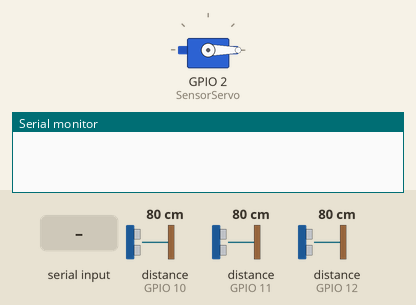
Recording of a sketch running on a simulated ESP32. Parts: servo, the last lines printed to the serial monitor. The inputs (shaded band) are chosen by the test bench; at power-on: distance to the obstacle (sensors on GPIO 10, GPIO 11, GPIO 12) 80 cm. The echo pulse lasts 58.3 µs per cm.

Above: at 1.2 s.
1.3 s: "I" received over Serial
At 2.45 s:
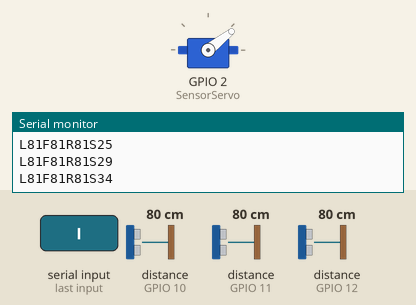
At 3.08 s:
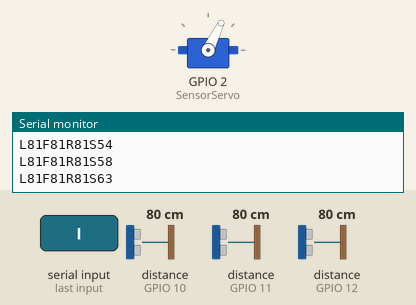
4.3 s: distance to the obstacle (sensor on GPIO 10) set to 2 cm
At 4.63 s:
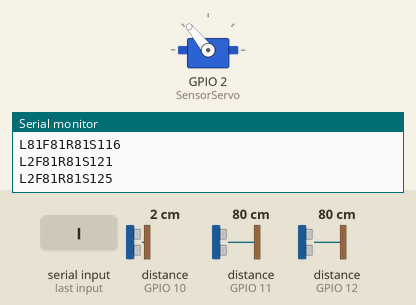
7.3 s: distance to the obstacle (sensor on GPIO 11) set to 2 cm
At 7.48 s:
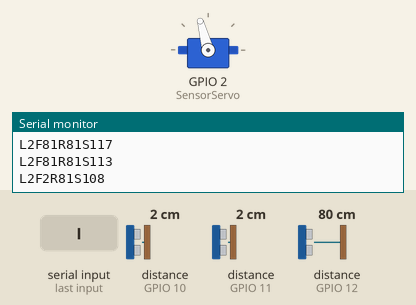
10.3 s: distance to the obstacle (sensor on GPIO 12) set to 2 cm
13.3 s: distance to the obstacle (sensor on GPIO 10) set to 18 cm
16.3 s: distance to the obstacle (sensor on GPIO 10) set to 60 cm
Timing chart, 0 to 20.3 s (numbered marks = the images above; inputs shaded):
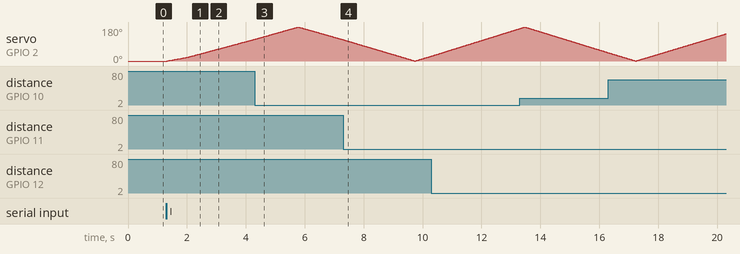

The sketch:

SensorRig1.ino
```cpp
#include <Servo.h>
#include <NewPing.h>

#define SONAR_NUM     3  // Number or sensors.
#define MAX_DISTANCE 200 // Max distance in cm.
#define PING_INTERVAL 33 // Milliseconds between pings.

unsigned long pingTimer[SONAR_NUM]; // When each pings.
unsigned int cm[SONAR_NUM]; // Store ping distances.
uint8_t currentSensor = 0; // Which sensor is active.
int TriggerPIN = 9;

NewPing sonar[SONAR_NUM] = { // Sensor object array.
  NewPing(TriggerPIN, 10, MAX_DISTANCE), //left
  NewPing(TriggerPIN, 11, MAX_DISTANCE), //front
  NewPing(TriggerPIN, 12, MAX_DISTANCE), //right
};

char delim[] = {
  'L',
  'F',
  'R',
  'S'
};

Servo SensorServo;

void setup() {
  Serial.begin(115200);

  SensorServo.attach(2);
  SensorServo.write(0);
  pingTimer[0] = millis() + 75; // First ping start in ms.
  for (uint8_t i = 1; i < SONAR_NUM; i++)
    pingTimer[i] = pingTimer[i - 1] + PING_INTERVAL;
}

void loop() {
  if (Serial.available()) {
    char start = Serial.read();
    if (start == 'I') {
      while(true) {
        clockwiseRotation();
        antiClockwiseRotation();
      }
    }
    // The rest of your code would go here.
  }
}

void clockwiseRotation() {
  for (int j = 0; j < 180; j++) {
    SensorServo.write(j);
    delay(20);
    collectSensorData(j);
  }
}

void antiClockwiseRotation() {
  for (int k = 180; k > 0; k--) {
    SensorServo.write(k);
    delay(20);
    collectSensorData(k);
  }
}

void collectSensorData(int servoAngle) {
  for (uint8_t i = 0; i < SONAR_NUM; i++) {
    if (millis() >= pingTimer[i]) {
      pingTimer[i] += PING_INTERVAL * SONAR_NUM;
      if (i == 0 && currentSensor == SONAR_NUM - 1)
        oneSensorCycle(servoAngle); // Do something with results.
      sonar[currentSensor].timer_stop();
      currentSensor = i;
      cm[currentSensor] = 0;
      sonar[currentSensor].ping_timer(echoCheck);
    }
  }
}

void echoCheck() { // If ping echo, set distance to array.
  if (sonar[currentSensor].check_timer())
    cm[currentSensor] = sonar[currentSensor].ping_result / US_ROUNDTRIP_CM;
}

void oneSensorCycle(int angle) { // Do something with the results.
  for (uint8_t i = 0; i < SONAR_NUM; i++) {
    Serial.print(delim[i]);
    Serial.print(cm[i]);
  }
  Serial.print('S');
  Serial.print(angle);
  Serial.println();
}
```

Measured:
- after the input at 1.3 s, servo on GPIO 2 (SensorServo): moves from 0° to 115° over 3.0 s, starting at once
